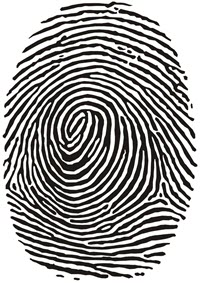
//> input picture Minutia detection C++/fingerprint.jpg, 200 x 283 px
$ ./Minutia_Detection fingerprint.jpg   (built with g++ and OpenCV 4)
//> lines starting //> are read from the running program, lines starting //| are printed output that depends on the picture; after the words box and inside, x2 and y2 are one past the last pixel; in counts of white or black regions, pixels touching at a corner belong together
//
// Created by montura on 20.05.16.
//
#include <iostream>
#include <opencv2/opencv.hpp>
#include <fstream>

using namespace cv;
using namespace std;

Mat img; // исходное изображение
Mat img2; // изображение, которое перерисовывается, когда мы тянем линию
Mat img3; // копия исходного изображения, используется при удалении элементов

Point point_x1_y1; // начало линии
Point point_x2_y2; // конец линии
bool start_drawing = false; // Флаг для отрисовки "движущейся" линии
vector<Point> Circles; // Здесь храним координаты точек
vector<Point> Lines; // Здесь храним координаты концов линий
Point center; // Для сохранения координат точек
vector<bool> element; // Здесь храним тип элемента: 0 - точка, 1 - линия
vector<int> Angles; // Здесь храним направления минуций
vector<string> Text_coord; // Здесь храним отображаемую информацию для минуций
vector<string> Text_angles; // Здесь храним отображаемую информацию для направлений минуций
bool draw_point_flag = false; // Ограничитель для фиксированного порядка отрисовки: минуций, касательная, минуция, касательная и т.д.

int border_size = 200; // Дополнительная полоска справа для отображения доп. инф.
int number = 0; // порядковый номер минуции
string text_num_coord = ""; // текст, куда пишем номер минуции и ее координаты
string text_angle = "   "; // текст, куда пишем направление минуции
int step_w = 0; // шаг для горизонтального отступа в тексте
int step_h = 0; // шаг для вертикального отступа в тексте
int angle = 0; // величина угла/направления минуции

// Печатаем доп. информацию
// [196 lines left out: functions print_text, draw, draw_element, erase_element, write_data_to_file, read_data_from_file, not called in this run]

int main(int argc, char * argv[]) {
    if (argc < 2) {
        cerr << "There not enough argumetns" << endl;
        cout << "Set input and output images." << endl;
        cout << "Example: minutia_detection in.jpg out.txt" << endl;
        return -1;
    }
    cout << "Using: " << endl;
    cout << "Click by LEFT mouse button: match minutiae." << endl;
    cout << "Press DOWN by RIGHT mouse button: fix first end of tangent line." << endl;
    cout << "Moving by mouse: changing tangent direction." << endl;
    cout << "Press UP by RIGHT mouse button: fix second end of tangent line." << endl;
    cout << "Press key X: erase last drawn element." << endl;
    cout << "Press key W: write data to file - " << argv[2] << "." << endl;
    cout << "Press key Esc: exit. " << endl;
    img = imread(argv[1], CV_LOAD_IMAGE_COLOR);
//> img is the input picture: 283 rows x 200 cols, CV_8UC3; mean B, G, R 155.5, 157, 157.9
    if (!img.data) {
        cerr << "Image not found" << endl;
        return -1;
    }
    copyMakeBorder(img, img, 0, 0, 0, border_size, 1, Scalar(255, 255, 255));
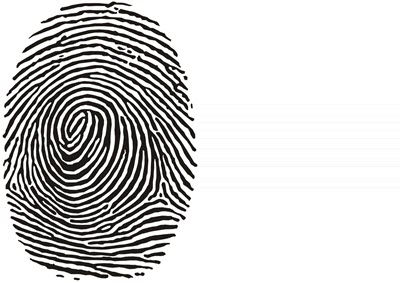
//> img: 283 rows x 400 cols, CV_8UC3; mean B, G, R 205, 205.8, 206.3
    line(img, Point(img.cols - border_size, 0), Point(img.cols - border_size, img.rows), Scalar(0, 0, 0));
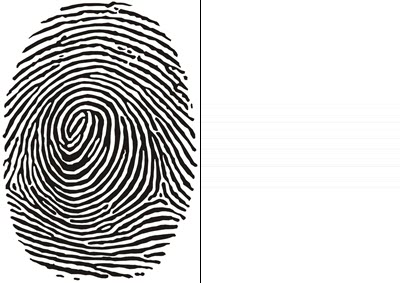
//> img: 283 rows x 400 cols, CV_8UC3; 0.25% of pixels changed, all inside (x1, y1, x2, y2) = (200, 0, 201, 283)
    namedWindow("image");
    // Отлавливаем движение мыши и рисуем
    setMouseCallback("image", draw);
    // Для сохранения кода нажимаемой клавиши
    int pressed_key = 0;
    // Копируем исходное изображение в "запасное",
    // на котором будем рисовать оставшиеся элементы после удаления какого-нибудь элемента
    img.copyTo(img3);
    // Заводим полоску значений для масштабирования
    createTrackbar("Scale", "image", 0, 15);
    double scale = 0;
    // Показываем изображение и работаем с ним
    imshow("image", img);
    // Здесь масштабируем и удаляем элементы
    while(1) {
        // Получаем код нажатой клавиши
        pressed_key = waitKey(0);
//> the Esc key is pressed
        // Если нажали клавишу M, то пытаемся маштабировать
        if (pressed_key == 109) {
            // Если элементов на изображении нет, ругаемся.
            if (element.size() != 0) {
                cerr << "Scaling after matching is impossible!" << endl;
                continue;
            }
            // Получаем значение масштаба с полоски
            scale = getTrackbarPos("Scale", "image");
            // Масштабируем
            resize(img, img, Size(), 1.0 + scale / 10.0, 1.0 + scale / 10.0, INTER_CUBIC);
            // Сохраняем чистое отмасштабированное изображение
            scale;
            img.copyTo(img3);
            imshow("image", img);
        }
        // Если нажали X, то убираем 1 элемент.
        if (pressed_key == 120) {
            // Если нечего удалять
            if (element.size() == 0) {
                cerr << "There are no any new elements on image" << endl;
                continue;
            }
            // Берем исходное изображение и снова рисуем на нем все, кроме последнего элемента
            img3.copyTo(img);
            // Если удаляем точку и информацию о ней
            erase_element(img, element, Circles, Lines, Angles, Text_coord, Text_angles, element.back());
            imshow("image", img);
        }
        // Если нажали R, то читаем данные из файла и отмечаем их на изображении
        if (pressed_key == 114) {
            int scale = 0;
            read_data_from_file(Circles, Lines, Angles, element, scale);
            setTrackbarPos("Scale", "image", scale);
            // Восстанавливаем "порядок" в хранении линий: i-я линия должна иметь левый конец под номером i, правый под номером i + 1;
            for (int i = 0; i < Lines.size(); i += 2) {
                if (Lines[i].x > Lines[i + 1].x) {
                    swap(Lines[i].x, Lines[i + 1].x);
                    swap(Lines[i].y, Lines[i + 1].y);
                }
            }
            if (scale > 1) resize(img, img, Size(), 1.0 + scale / 10.0, 1.0 + scale / 10.0, INTER_CUBIC);
            // Сохраняем чистое отмасштабированное изображение
            img.copyTo(img3);
            imshow("image", img);
            draw_element(img, Circles, Lines);
        }
        // Если нажали W, то записываем данные в файл и сохраняем изображение
        if (pressed_key == 119) {
            write_data_to_file(argv[2], Circles, Lines, Angles, scale);
            imwrite("Matching_image_2.jpg", img);
        }
        //cout << pressed_key << endl;
        // По нажатию Esc выходим
        if (pressed_key == 27) {
            break;
        }
    }
    return 0;
}
